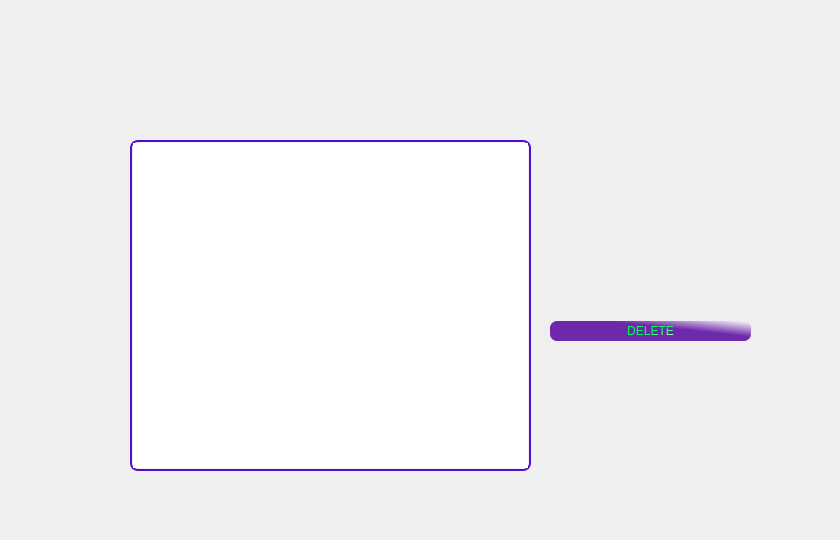
     <widget class="QWidget" name="tab_20">
      <attribute name="title">
       <string>Achats List</string>
      </attribute>
      <widget class="QStackedWidget" name="guichet_management_stacked_5">
       <property name="geometry">
        <rect>
         <x>100</x>
         <y>100</y>
         <width>731</width>
         <height>431</height>
        </rect>
       </property>
       <property name="currentIndex">
        <number>0</number>
       </property>
       <widget class="QWidget" name="page_26">
        <widget class="QTableView" name="achatsList_3">
         <property name="geometry">
          <rect>
           <x>30</x>
           <y>40</y>
           <width>401</width>
           <height>331</height>
          </rect>
         </property>
         <property name="styleSheet">
          <string notr="true">QTableView {
	font: 8pt &quot;Times New Roman&quot;;
padding: 1px;
border-style: solid;
border: 2px solid rgb(85,10,205);
border-radius: 8px;
}</string>
         </property>
        </widget>
        <widget class="QWidget" name="verticalLayoutWidget_10">
         <property name="geometry">
          <rect>
           <x>450</x>
           <y>50</y>
           <width>201</width>
           <height>191</height>
          </rect>
         </property>
         <layout class="QVBoxLayout" name="verticalLayout_10">
          <item>
           <widget class="QLabel" name="a_id_detail_3">
            <property name="styleSheet">
             <string notr="true">QLabel

{
font: 8pt &quot;Arial Narrow&quot;;

	color: rgb(0, 255, 127);
}</string>
            </property>
            <property name="text">
             <string/>
            </property>
           </widget>
          </item>
          <item>
           <widget class="QLabel" name="a_p_email_detail_3">
            <property name="styleSheet">
             <string notr="true">QLabel

{
font: 8pt &quot;Arial Narrow&quot;;

	color: rgb(0, 255, 127);
}</string>
            </property>
            <property name="text">
             <string/>
            </property>
           </widget>
          </item>
          <item>
           <widget class="QLabel" name="a_total_detail_3">
            <property name="styleSheet">
             <string notr="true">QLabel

{
font: 8pt &quot;Arial Narrow&quot;;

	color: rgb(0, 255, 127);
}</string>
            </property>
            <property name="text">
             <string/>
            </property>
           </widget>
          </item>
          <item>
           <widget class="QLabel" name="a_date_detail_3">
            <property name="styleSheet">
             <string notr="true">QLabel

{
font: 8pt &quot;Arial Narrow&quot;;

	color: rgb(0, 255, 127);
}</string>
            </property>
            <property name="text">
             <string/>
            </property>
           </widget>
          </item>
          <item>
           <layout class="QHBoxLayout" name="horizontalLayout_10">
            <item>
             <widget class="QPushButton" name="delete_A_5">
              <property name="styleSheet">
               <string notr="true">QPushButton

 {
      border-style: groove;
      border-radius: 7;
      padding: 3px;

     color: qlineargradient(spread:pad, x1:0.439, y1:0.5, x2:1, y2:1, stop:0.134783 rgba(0, 255, 94, 255), stop:1 rgba(255, 255, 255, 255));

  background-color: qlineargradient(spread:pad, x1:0.565, y1:0.386364, x2:1, y2:0, stop:0.0869565 rgba(110, 40, 170, 255), stop:1 rgba(255, 255, 255, 255));
   
  font: 75 8pt &quot;Arial Narrow&quot;;
  }


QPushButton:focus

 {

  
    background-color: qlineargradient(spread:pad, x1:0, y1:0, x2:1, y2:1, stop:0.491304 rgba(255, 0, 0, 255), stop:1 rgba(255, 255, 255, 255));
 }

QPushButton:hover

 {
    background-color: qlineargradient(spread:pad, x1:0, y1:0, x2:1, y2:1, stop:0.491304 rgba(255, 0, 0, 255), stop:1 rgba(255, 255, 255, 255));

 }</string>
              </property>
              <property name="text">
               <string>DELETE</string>
              </property>
             </widget>
            </item>
           </layout>
          </item>
         </layout>
         <zorder>a_date_detail_3</zorder>
         <zorder>a_id_detail_3</zorder>
         <zorder>a_p_email_detail_3</zorder>
         <zorder>a_total_detail_3</zorder>
        </widget>
       </widget>
      </widget>
     </widget>
